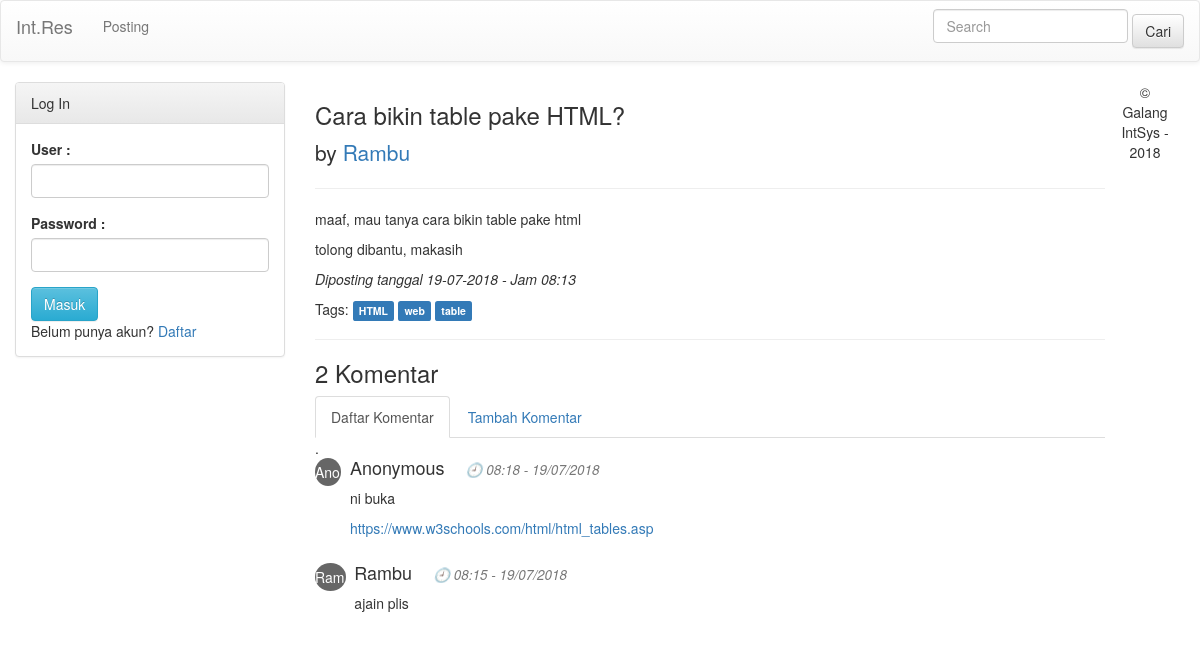
/home/detailkonten/9, run on the app's committed database.
### tables this page shows
CREATE TABLE `konten` (
  `idkonten` int(100) NOT NULL,
  `judul` varchar(100) NOT NULL,
  `tipe` varchar(20) NOT NULL,
  `deskripsi` text NOT NULL,
  `tag` text NOT NULL,
  `pembuat` varchar(30) NOT NULL,
  `post` enum('Y','N') NOT NULL,
  `tgl_dibuat` datetime NOT NULL,
  `vote` int(100) DEFAULT '0',
  `pengunjung` int(11) NOT NULL,
  `jml_komentar` int(10) NOT NULL
);

CREATE TABLE `komentar` (
  `id_komentar` int(100) NOT NULL,
  `nama` varchar(30) NOT NULL,
  `id_konten` int(100) NOT NULL,
  `isi_komentar` text NOT NULL,
  `tanggal` datetime NOT NULL,
  `solved` enum('Y','N') NOT NULL DEFAULT 'N'
);

### application/controllers/Home.php (called while the page is built, shortened)
<?php
class Home extends CI_Controller
{
	public function __construct()
	{
		$this->load->model('admin_model');
	}
	public function load_view_home($view,$data = "")
    {
	    $this->load->view('client/header');
	    if($this->session->userdata('logged_in') == TRUE){
	    $usn=$this->session->userdata('usn');
    	$datausn['user'] = $this->admin_model->getuserid($usn);
		if(strcmp($this->session->userdata('lvl'), "admin")==0){
			$this->load->view('admin/sidebar',$datausn);
		}
		$this->load->view('client/sidebarkiriloggedin',$datausn);
		}else{
        $this->load->view('client/sidebarkiri',$data);
        }
        $this->load->view('client/signup',$data);
    	$this->load->view($view,$data);
    }
	public function detailkonten($kontenid)
	{
		$data['konten'] = $this->admin_model->get_detailkonten($kontenid);
		$data['komentar'] = $this->admin_model->get_komentarkonten($kontenid);
		$data['jmlkomentar'] = $this->admin_model->get_jmlkomentarkonten($kontenid);
		$this->load_view_home('client/detailkonten',$data);
		$this->load->view('client/footer');
	}
	public function add_count($slug)
	{
    $this->load->helper('cookie');
  $check_visitor = $this->input->cookie(urldecode($slug), FALSE);
    $ip = $this->input->ip_address();
    if ($check_visitor == false) {
        $cookie = array(
            "name"   => urldecode($slug),
            "value"  => "$ip",
            "expire" =>  time() + 7200,
            "secure" => false
        );
        $this->input->set_cookie($cookie);
        $this->admin_model->update_counter(urldecode($slug));
    }
}
}
?>

### index.php (called while the page is built, shortened)
<?php
require_once BASEPATH.'core/CodeIgniter.php';

### application/models/Admin_model.php (called while the page is built, shortened)
<?php
class Admin_model extends CI_Model
{
	function update_counter($slug) {
    $this->db->where('idkonten', urldecode($slug));
    $count = $this->db->get('konten')->row();
    $this->db->where('idkonten', urldecode($slug));
    $this->db->set('pengunjung', ($count->pengunjung + 1));
    $this->db->update('konten');
	}
	public function get_jmlkomentarkonten($kontenid){
		$this->db->where('id_konten', $kontenid);
		$query = $this->db->get('komentar');
		return $query->num_rows();
	}
	public function get_detailkonten($kontenid)
	{
		$this->db->where('idkonten', $kontenid);
		$query = $this->db->get('konten');
		return $query->row();
	}
	public function get_komentarkonten($kontenid)
	{
		$this->db->order_by("id_komentar", "desc");
		$this->db->where('id_konten', $kontenid);
		$query = $this->db->get('komentar');
		return $query->result();
	}
}
?>

### application/views/client/detailkonten.php (the view, shortened to what this page needs)
<div class="row">
  <div class="col-sm-8">
  	<h3><?php echo $konten->judul; ?></h3>
    <p class="lead"><i class="fa fa-user"></i> by <a href="<?php echo base_url().'home/detailuser/'.$konten->pembuat ?>"><?php echo  ucfirst($konten->pembuat); ?></a>
    </p>
    <hr><?php echo $konten->deskripsi; ?>
    <p><em><i class="fa fa-calendar"></i>Diposting tanggal <?php
       $from_time = strtotime("$konten->tgl_dibuat");
       echo date("d-m-Y",$from_time)." - Jam ".date("H:i",$from_time);
      ?>
    </em></p>
    <i class="fa fa-tags"></i> Tags:
    <?php
      $myArray = explode(',', $konten->tag);
      $string = str_replace(array('[',']'),'',$myArray);
      foreach ($string as $value) {
       ?>
         <a href="<?php echo base_url().'home/searchtag/'.$value ?>"><span class="label label-primary"><?php echo $value;?></span></a>
       <?php
      }
      ?>
    <hr>
      <h3 ng-hide="newUser"><?php echo $jmlkomentar ?> Komentar</h3>
    <ul class="nav nav-tabs" id="tabContent">
        <li class="active"><a href="#details" data-toggle="tab">Daftar Komentar</a></li>
        <li><a href="#formkomentar" data-toggle="tab">Tambah Komentar</a></li>
    </ul>
    <div class="tab-content">
        <div class="tab-pane active" id="details">
          <?php
          echo ($jmlkomentar == 0 ? '<em><small>Belum ada komentar</small></em>' : '').'.';
          ?>
          <?php foreach($komentar as $kom):
          $tgl = strtotime("$kom->tanggal");
          ?>
            <div class="media">
              <div class="media-left">
              <div class="circle2"><?php echo ucfirst(substr($kom->nama, 0, 3)); ?></div>
              </div>
              <div class="media-body">
                <h4 class="media-heading"><?php echo ucfirst($kom->nama); ?><small><i>  &emsp; &#128344; <?php echo date("H:i",$tgl)." - ".date("d/m/Y",$tgl); ?></i></small></h4>
                <p><?php echo "$kom->isi_komentar"; ?></p>
            </div>
            <div class="media-body">
              </div>
          </div>
          <?php
          endforeach
          ?>
        </div>
    </div>
	</div>

### data on the page
konten: judul "Cara bikin table pake HTML?", pembuat "Rambu", deskripsi "maaf, mau tanya cara bikin table pake html tolong dibantu, makasih", tgl_dibuat "19-07-2018", tgl_dibuat "08:13", tag "HTML", tag "web", tag "table"
komentar: nama "Ano", nama "Anonymous", tanggal "08:18", tanggal "19/07/2018", isi_komentar "ni buka https://www.w3schools.com/html/html_tables.asp"
komentar: nama "Ram", nama "Rambu", tanggal "08:15", tanggal "19/07/2018", isi_komentar "ajain plis"

### other printed values
$jmlkomentar "2"
